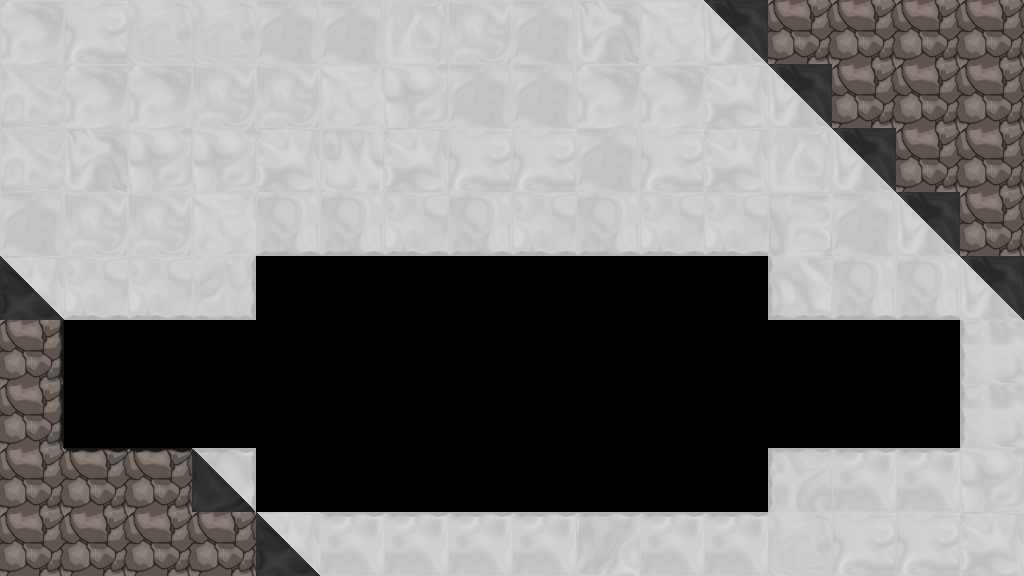

Tiled map render using the project's own tile images. Description and the whole map definition, tile-layer contents included, below:
An orthogonal 16x9 tile map with 64x64 px tiles, 1 tile layer (tile), 1 hidden layer not drawn, 6 tilesets and 2 objects (2x Portal).

<map version="1.0" orientation="orthogonal" width="16" height="9" tilewidth="64" tileheight="64">
 <properties>
  <property name="bg" value="bg4" />
  <property name="bgParallaxX" value=".7" />
  <property name="bgParallaxY" value=".7" />
  <property name="music" value="level_white" />
 </properties>
 <tileset firstgid="1" source="tiles/black_tiles.tsx" />
 <tileset firstgid="50" source="tiles/white_tiles.tsx" />
 <tileset firstgid="99" source="tiles/mixed_tiles.tsx" />
 <tileset firstgid="211" source="tiles/glass_tiles.tsx" />
 <tileset firstgid="260" source="tiles/black_indestructable.tsx" />
 <tileset firstgid="310" source="tiles/sand_tiles.tsx" />
 <layer name="backTile" width="16" height="9" visible="0">
  <data encoding="csv">
0,0,0,0,0,0,0,0,0,0,0,0,0,0,0,0,
0,0,0,0,0,0,0,0,0,0,0,0,0,0,0,0,
0,0,0,0,0,0,0,0,0,0,0,0,0,0,0,0,
0,0,0,0,0,0,0,0,0,0,0,0,0,0,0,0,
0,0,0,0,0,0,0,0,0,0,0,0,0,0,0,0,
0,0,0,0,0,0,0,0,0,0,0,0,0,0,0,0,
0,0,0,0,0,0,0,0,0,0,0,0,0,0,0,0,
0,0,0,0,0,0,0,0,0,0,0,0,0,0,0,0,
0,0,0,0,0,0,0,0,0,0,0,0,0,0,0,0
</data>
 </layer>
 <objectgroup name="obj" width="16" height="9">
  <object type="Portal" x="96" y="352" width="64" height="64">
   <properties>
    <property name="mapTo" value="whiteArea3" />
    <property name="right" value="true" />
   </properties>
   <ellipse />
  </object>
  <object type="Portal" x="864" y="352" width="64" height="64">
   <properties>
    <property name="mapTo" value="whiteArea2" />
    <property name="right" value="false" />
   </properties>
   <ellipse />
  </object>
 </objectgroup>
 <layer name="tile" width="16" height="9">
  <data encoding="csv">
98,91,56,56,55,55,77,70,55,50,84,99,5,1,6,1,
63,98,98,70,70,84,54,55,55,98,98,52,99,7,6,7,
63,50,54,54,52,53,52,91,91,55,91,52,77,99,6,6,
55,70,70,84,87,87,80,87,80,87,80,80,51,55,99,2,
101,80,80,81,0,0,0,0,0,0,0,0,79,87,87,99,
26,0,0,0,0,0,0,0,0,0,0,0,0,0,0,72,
26,0,0,0,0,0,0,0,0,0,0,0,0,0,0,72,
3,10,10,143,0,0,0,0,0,0,0,0,65,66,66,54,
28,2,1,2,101,66,66,66,66,59,66,66,56,91,91,52
</data>
 </layer>
 <objectgroup name="front" width="16" height="9" />
</map>
